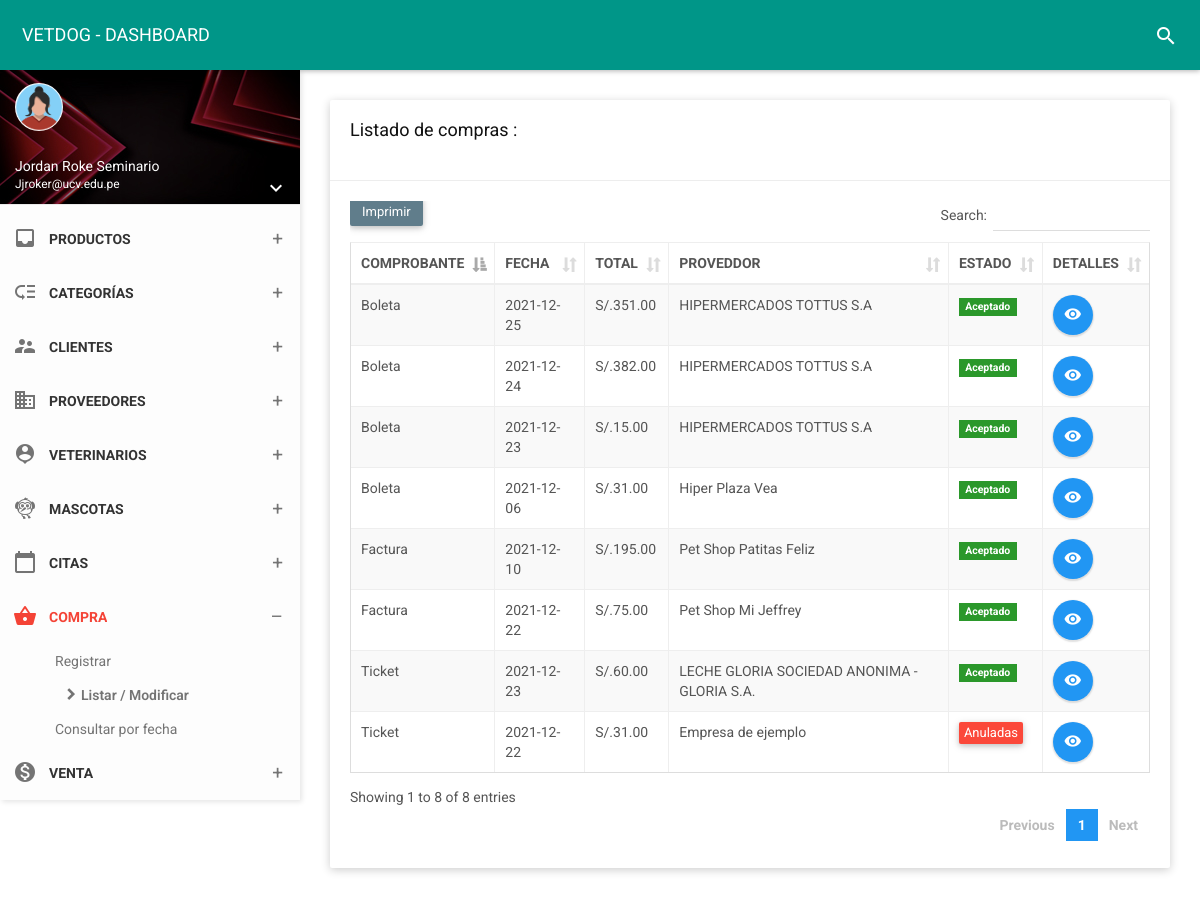
/folder/compra.php (signed in), run on the app's committed database.
### tables this page shows
CREATE TABLE `compra` (
  `id_compra` int(11) NOT NULL,
  `fecha` date NOT NULL,
  `estado` char(1) NOT NULL,
  `id_prove` int(11) NOT NULL,
  `total` decimal(10,2) NOT NULL,
  `tipoc` varchar(25) NOT NULL,
  `tipopa` varchar(15) NOT NULL
);

CREATE TABLE `supplier` (
  `id_prove` int(11) NOT NULL,
  `nomprove` varchar(255) NOT NULL,
  `ruc` char(14) NOT NULL,
  `direcc` varchar(200) NOT NULL,
  `pais` varchar(50) NOT NULL,
  `tele` char(12) NOT NULL,
  `corre` varchar(35) NOT NULL,
  `estado` char(1) NOT NULL,
  `fere` timestamp NOT NULL DEFAULT current_timestamp() ON UPDATE current_timestamp()
);

### controlador/compracontrolador.php (called while the page is built, shortened)
<?php
class compracontrolador{
    function mostrar(){
        require_once '../vista/compra/mostrar.php';
    }
    }

### vista/compra/mostrar.php (the view, shortened to what this page needs)
<!DOCTYPE html>
<html>
<head>
    <link href="../assets/plugins/bootstrap/css/bootstrap.css" rel="stylesheet">
    <link href="../assets/plugins/node-waves/waves.css" rel="stylesheet" />
    <link href="../assets/plugins/animate-css/animate.css" rel="stylesheet" />
    <link href="../assets/plugins/jquery-datatable/skin/bootstrap/css/dataTables.bootstrap.css" rel="stylesheet">
    <link href="../css/style.css" rel="stylesheet">
    <link href="../assets/css/themes/all-themes.css" rel="stylesheet" />
</head>
<body class="theme-red">
    <nav class="navbar">
        <div class="container-fluid">
            <div class="navbar-header">
                <a class="navbar-brand" href="../vista/panel-admin/administrador"> VETDOG - DASHBOARD </a>
            </div>
            <div class="collapse navbar-collapse" id="navbar-collapse">
                <ul class="nav navbar-nav navbar-right">
                    <li><a href="javascript:void(0);" class="js-search" data-close="true"><i class="material-icons">search</i></a></li>
                </ul>
            </div>
        </div>
    </nav>
    <section>
        <aside id="leftsidebar" class="sidebar">
            <div class="user-info">
                <div class="image">
                    <img src="../assets/img/mujerico.png" width="48" height="48" alt="User" />
                </div>
                <div class="info-container">
                    <div class="name" data-toggle="dropdown" aria-haspopup="true" aria-expanded="false"><?php echo ucfirst($_SESSION['nombre']); ?></div>
                    <div class="email"><?php echo ucfirst($_SESSION['correo']); ?></div>
                    <div class="btn-group user-helper-dropdown">
                        <i class="material-icons" data-toggle="dropdown" aria-haspopup="true" aria-expanded="true">keyboard_arrow_down</i>
                    </div>
                </div>
            </div>
            <div class="menu">
                <ul class="list">
                    <li>
                        <a href="../vista/panel-admin/administrador">
                        </a>
                    </li>
                    <li>
                        <a href="javascript:void(0);" class="menu-toggle">
                            <i class="material-icons">inbox</i>
                            <span>PRODUCTOS</span>
                        </a>
                    </li>
                    <li>
                        <a href="javascript:void(0);" class="menu-toggle">
                            <i class="material-icons">low_priority</i>
                            <span>CATEGORÍAS</span>
                        </a>
                    </li>
                    <li>
                        <a href="javascript:void(0);" class="menu-toggle">
                            <i class="material-icons">supervisor_account</i>
                            <span>CLIENTES</span>
                        </a>
                    </li>
                    <li>
                        <a href="javascript:void(0);" class="menu-toggle">
                            <i class="material-icons">business</i>
                            <span>PROVEEDORES</span>
                        </a>
                    </li>
                    <li>
                        <a href="javascript:void(0);" class="menu-toggle">
                            <i class="material-icons">person_pin</i>
                            <span>VETERINARIOS</span>
                        </a>
                    </li>
                    <li>
                        <a href="javascript:void(0);" class="menu-toggle">
                            <i class="material-icons">flutter_dash</i>
                            <span>MASCOTAS</span>
                        </a>
</li>
                    <li>
                        <a href="javascript:void(0);" class="menu-toggle">
                            <i class="material-icons">calendar_today</i>
                            <span>CITAS</span>
                        </a>
    </li>
    <li class="active">
                        <a href="javascript:void(0);" class="menu-toggle">
                            <i class="material-icons">shopping_basket</i>
                            <span>COMPRA</span>
                        </a>
                        <ul class="ml-menu">
                            <li>
                                <a href="../vista/compra/nuevo">Registrar</a>
                            </li>
                            <li class="active">
                                <a href="compra">Listar / Modificar</a>
                            </li>
                            <li>
                                <a href="../vista/compra/compras_fecha">Consultar por fecha</a>
                            </li>
                        </ul>
    </li>
<li>
                        <a href="javascript:void(0);" class="menu-toggle">
                            <i class="material-icons">monetization_on</i>
                            <span>VENTA</span>
                        </a>
    </li>
    </section>
    <section class="content">
        <div class="container-fluid">
            <div class="row clearfix">
                <div class="col-lg-12 col-md-12 col-sm-12 col-xs-12">
                    <div class="card">
                        <div class="header">
                            <h2>
                                Listado de compras :
                            </h2><br>
                        </div>
                        <div class="body">
                            <div class="table-responsive">
                                <?php
$contraseña = "";
$usuario = "root";
$nombre_base_de_datos = "vetdog";
try{
    $base_de_datos = new PDO('mysql:host=localhost;dbname=' . $nombre_base_de_datos, $usuario, $contraseña);
     $base_de_datos->query("set names utf8;");
    $base_de_datos->setAttribute(PDO::ATTR_EMULATE_PREPARES, FALSE);
    $base_de_datos->setAttribute(PDO::ATTR_ERRMODE, PDO::ERRMODE_EXCEPTION);
    $base_de_datos->setAttribute(PDO::ATTR_DEFAULT_FETCH_MODE, PDO::FETCH_OBJ);
}catch(Exception $e){
    echo "Ocurrió algo con la base de datos: " . $e->getMessage();
}
$sentencia = $base_de_datos->query("SELECT  compra.fecha, compra.id_compra,compra.estado, compra.total,compra.tipoc, compra.tipopa, supplier.id_prove, supplier.nomprove, supplier.ruc, supplier.direcc, supplier.pais, supplier.tele, supplier.corre,
GROUP_CONCAT( products.nompro, '..', products.codigo, '..',products.preciC, '..', productos_comprados.canti SEPARATOR '__') AS products FROM compra INNER JOIN productos_comprados ON productos_comprados.id_compra = compra.id_compra INNER JOIN products ON products.id_prod = productos_comprados.id_prod INNER JOIN supplier ON compra.id_prove =supplier.id_prove GROUP BY compra.id_compra ORDER BY compra.id_compra DESC;");
$compras = $sentencia->fetchAll(PDO::FETCH_OBJ);
?>
                                <table class="table table-bordered table-striped table-hover dataTable js-exportable">
                                    <thead>
                                        <tr>
                                        <th>COMPROBANTE</th>
                                        <th>FECHA</th>
                                        <th>TOTAL</th>
                                        <th>PROVEDDOR</th>
                                        <th>ESTADO</th>
                                        <th>DETALLES</th>
                                    </tr>
                                    </thead>
                                    <tbody>
                                    <?php foreach($compras as $compra){ ?>
                                    <tr>
                                    <td><?php echo $compra->tipoc ?></td>
                                    <td><?php echo $compra->fecha ?></td>
                                    <td>S/.<?php echo $compra->total ?></td>
                                    <td><?php echo $compra->nomprove ?></td>
                                    <td>
                <?php
                if($compra->estado==1)  { ?>
                <form  method="get" action="javascript:activo('<?php echo $compra->id_compra; ?>')">
                    <span class="label label-success">Aceptado</span>
                </form>
                <?php  }   else {?>
                    <form  method="get" action="javascript:inactivo('<?php echo $compra->id_compra; ?>')">
                        <button type="submit" class="btn btn-danger btn-xs">Anuladas</button>
                     </form>
                        <?php  } ?>
            </td>
            <td>
                <a type="button" href="../vista/compra/detalles?id=<?php echo $compra->id_compra; ?>"  class="btn bg-blue btn-circle waves-effect waves-circle waves-float">
                    <i class="material-icons">remove_red_eye</i>
                </a>
            </td>
                                    </tr>
                                     <?php } ?>
                                </tbody>
                                </table>
                            </div>
                        </div>
                    </div>
                </div>
            </div>
        </div>
    </section>
</body>
</html>

### assets/css/themes/all-themes.css (style rules this page uses)
.theme-red .navbar-brand { color: #fff; }
.theme-red .nav > li > a { color: #fff; }
.theme-red .sidebar .menu .list li.active { background-color: transparent; }
.theme-red .sidebar .menu .list li.active > :first-child i, .theme-red .sidebar .menu .list li.active > :first-child span { color: #F44336; }
.theme-red .sidebar .menu .list .toggled { background-color: transparent; }
.theme-red .sidebar .menu .list .ml-menu { background-color: transparent; }

### data on the page
compra: tipoc "Boleta", fecha "2021-12-25", total "351.00", id_prove.nomprove "HIPERMERCADOS TOTTUS S.A"
compra: tipoc "Boleta", fecha "2021-12-24", total "382.00", id_prove.nomprove "HIPERMERCADOS TOTTUS S.A"
compra: tipoc "Boleta", fecha "2021-12-23", total "15.00", id_prove.nomprove "HIPERMERCADOS TOTTUS S.A"
compra: tipoc "Ticket", fecha "2021-12-23", total "60.00", id_prove.nomprove "LECHE GLORIA SOCIEDAD ANONIMA - GLORIA S.A."
compra: tipoc "Boleta", fecha "2021-12-06", total "31.00", id_prove.nomprove "Hiper Plaza Vea"
compra: tipoc "Factura", fecha "2021-12-10", total "195.00", id_prove.nomprove "Pet Shop Patitas Feliz"
compra: tipoc "Factura", fecha "2021-12-22", total "75.00", id_prove.nomprove "Pet Shop Mi Jeffrey"
compra: tipoc "Ticket", fecha "2021-12-22", total "31.00", id_prove.nomprove "Empresa de ejemplo"

### other printed values
$_SESSION['nombre'] "Jordan Roke Seminario"
$_SESSION['correo'] "Jjroker@ucv.edu.pe"
